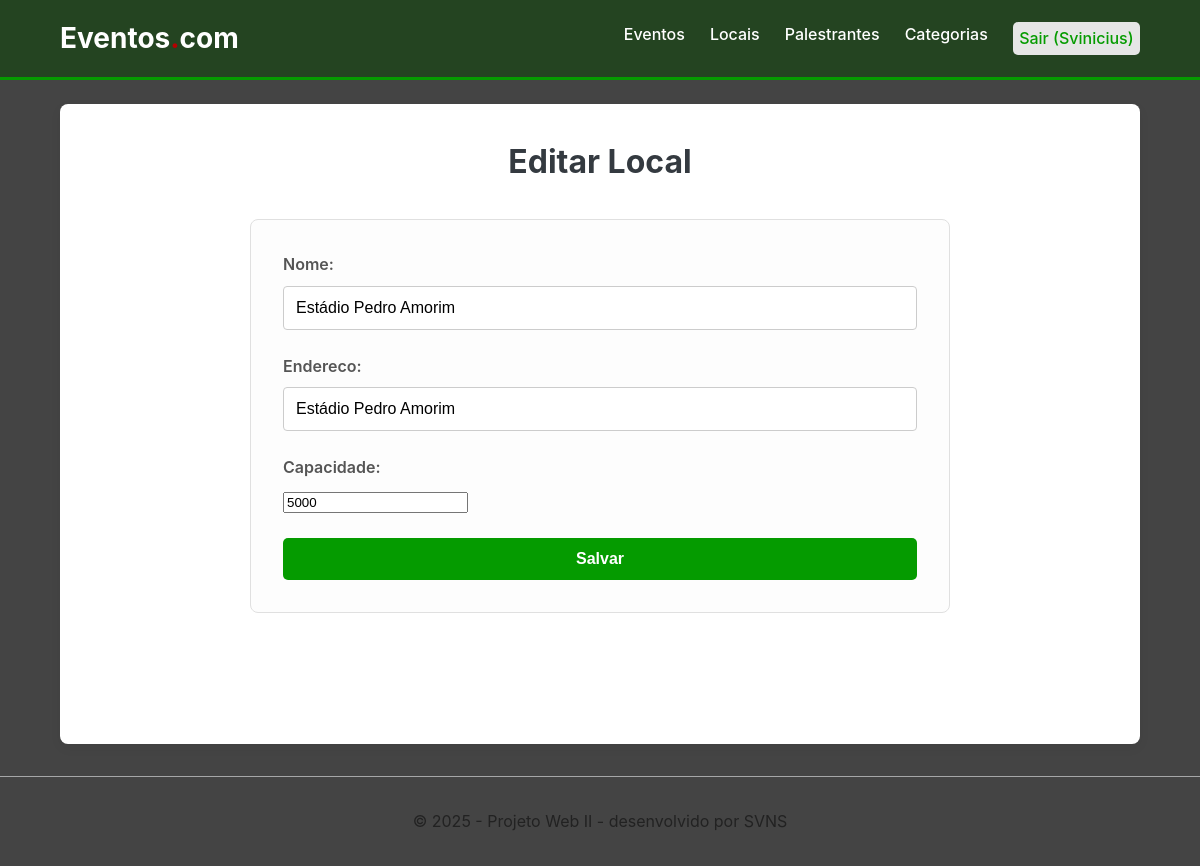
Before: /local/2/editar/ (signed in) with the older database file.
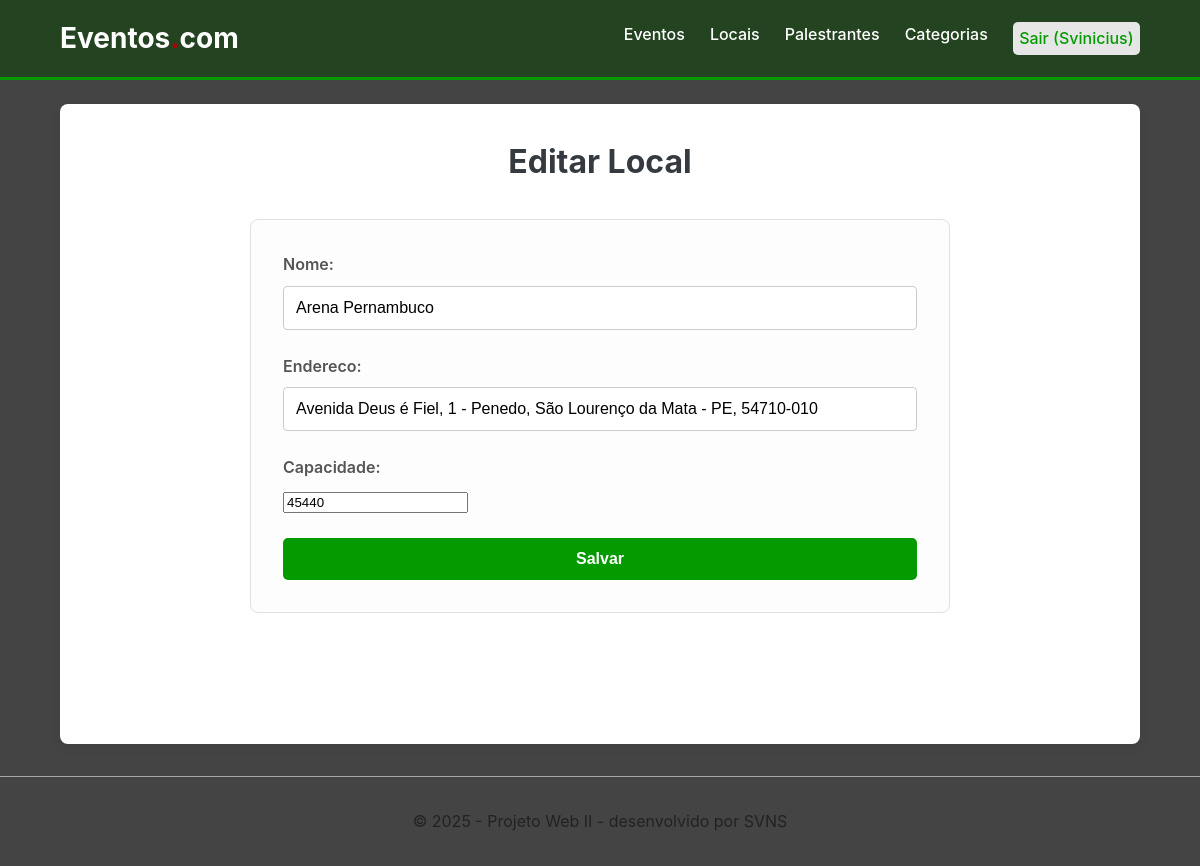
After: the same page with the newer database file.
### projeto_webII_app/models.py (models this page shows, shortened)
class Local(models.Model):
    nome = models.CharField(max_length=150)
    endereco = models.CharField(max_length=300)
    capacidade = models.PositiveIntegerField(default=0)

### projeto_webII_app/views.py (the view)
# urls.py: path('local/<int:id>/editar/', views.atualizarLocal, name='atualizarLocal'),
@login_required
def atualizarLocal(request, id):
    local = get_object_or_404(Local, pk=id)
    form = FormularioLocal(request.POST or None, instance=local)
    if form.is_valid():
        form.save()
        return redirect('listarLocais')
    return render(request, 'app/formularioGenerico.html', {'form': form, 'tipo': 'Editar Local'})

### projeto_webII_app/forms.py
class FormularioLocal(forms.ModelForm):
    class Meta:
        model = Local
        fields = '__all__'

### projeto_webII_app/templates/app/formularioGenerico.html (shortened to what this page needs)
{% extends 'app/base.html' %}
{% block content %}
    <h1>{{ tipo }}</h1>
    {% if 'Palestrante' in tipo %}
        <form method="post" enctype="multipart/form-data" class="form-styled">
    {% else %}
        <form method="post" class="form-styled">
    {% endif %}
        {{ form.as_p }}
        <button type="submit">Salvar</button>
    </form>
{% endblock %}

Changed rows visible on the page:
changed Local: nome "Estádio Pedro Amorim" → "Arena Pernambuco"; endereco "Estádio Pedro Amorim" → "Avenida Deus é Fiel, 1 - Penedo, São Lourenço da Mata - PE, 54710-010"; capacidade "5000" → "45440"
